Frame 1 (no input): blank canvas, image omitted
Frame 60 (no input): blank canvas, image omitted
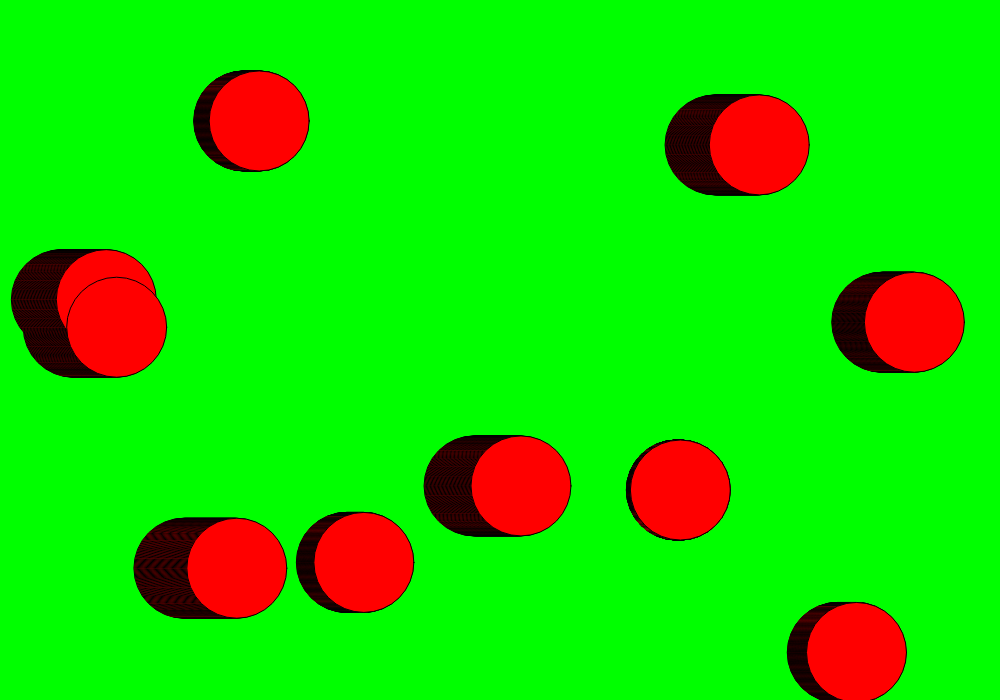
Frame 120 (the mouse pressed at the canvas centre since frame 60)

The p5.js sketch whose frames 1 and 60 were blank and that drew this single picture after the mouse press (run headless with seeded random() and noise() and a simulated clock; from frame 60 on, the mouse is pressed at the canvas centre):

// p5.js sketch
// ── sketch.js
var particles = [];

function setup(){
  createCanvas(1000, 700);
  background(0, 255, 0);
}

function mousePressed(){
  for(var i = 0; i < 10; i++) {
    var x = random(width)
    var y = random(height);
    var z = 100;
    particles[i] = new Particle(x, y, z);
  }

}

function draw() {
  for(var i = 0; i < particles.length; i++) {
    particles[i].move();
    particles[i].display();
  }
}

function Particle(tempX, tempY, tempDiameter){
  this.x = tempX;
  this.y = tempY;
  this.diameter = tempDiameter;
  this.speed = random();

  this.move = function() {
    this.x += this.speed

  };

  this.display = function() {
    fill(255,0,0);
    ellipse(this.x, this.y, this.diameter);
  };

}
